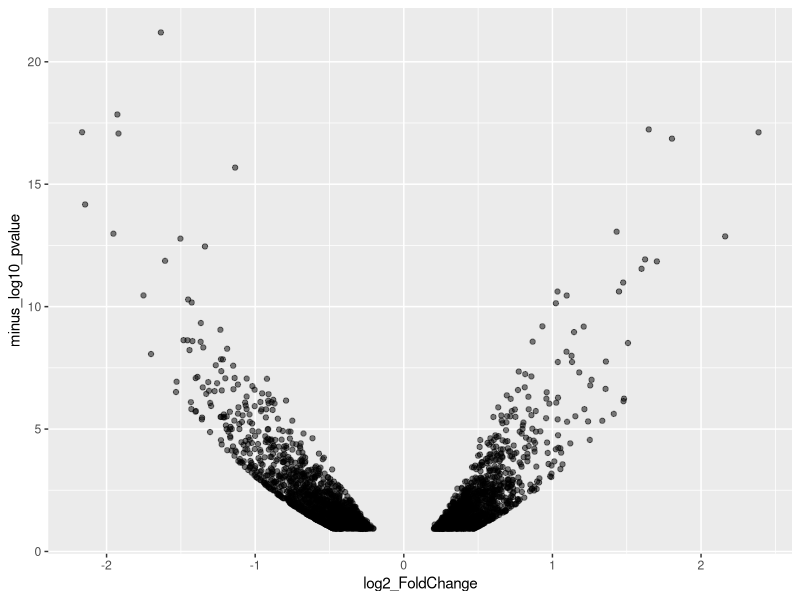
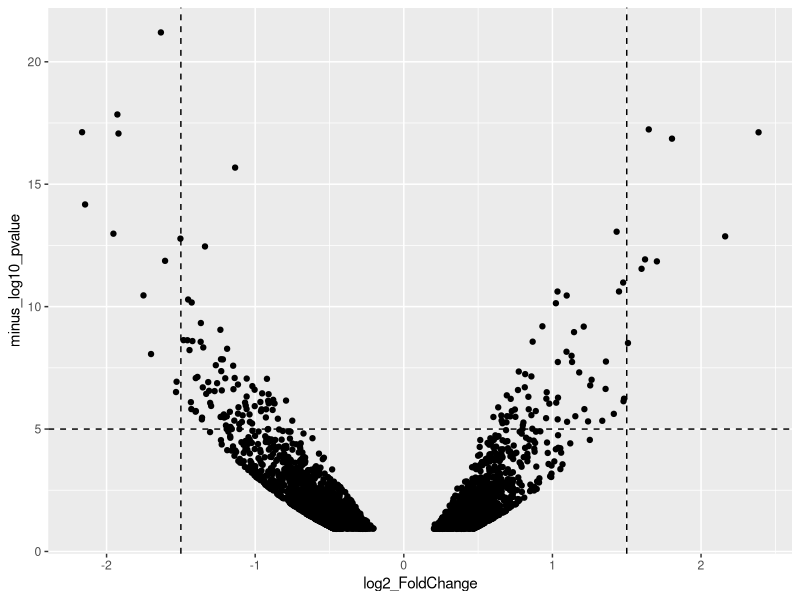
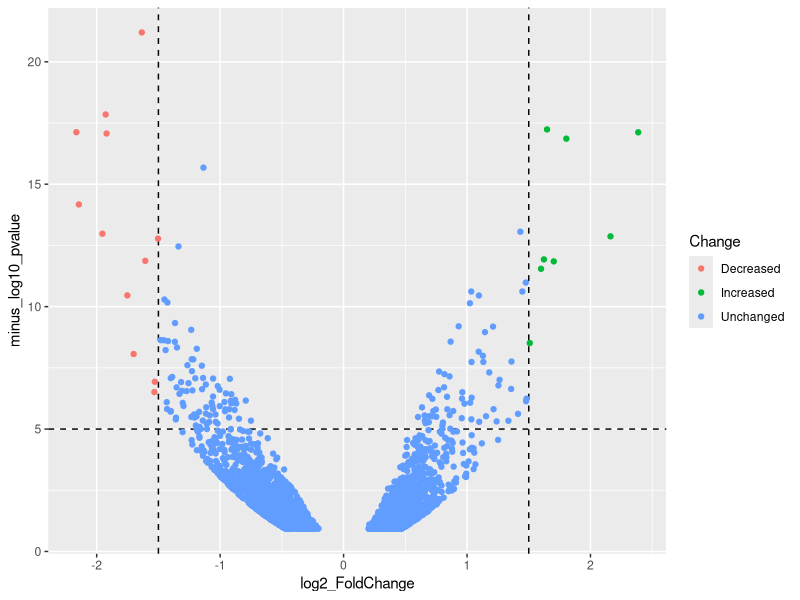
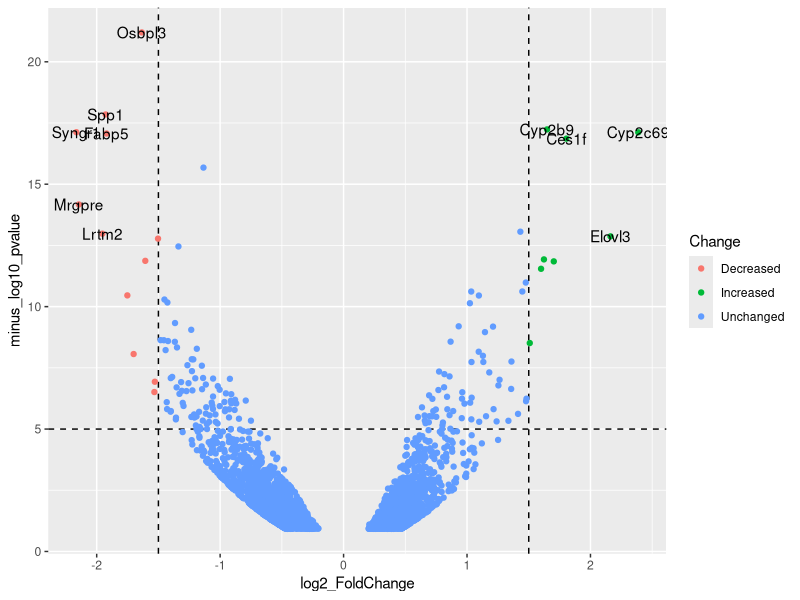
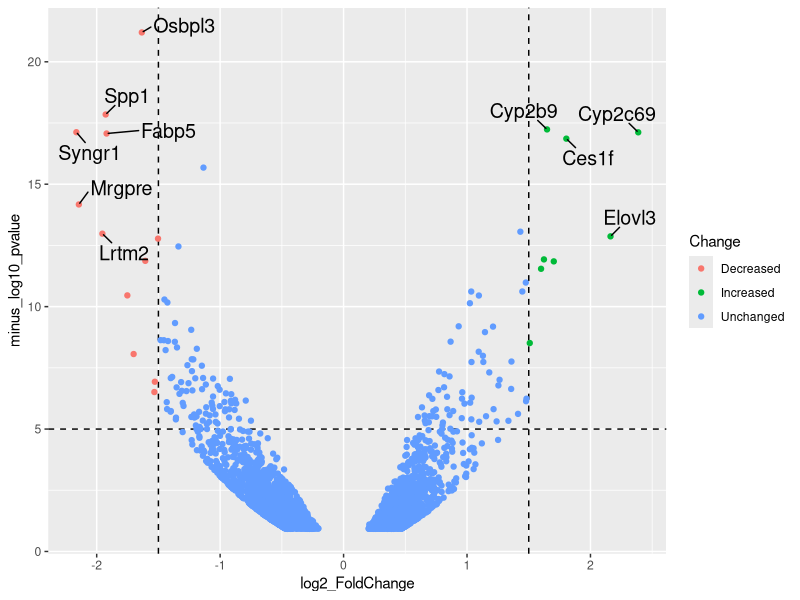
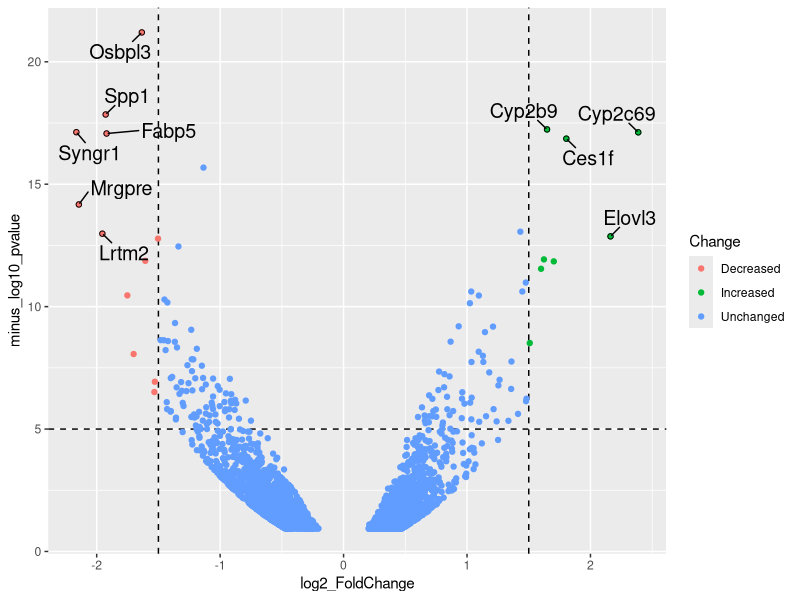
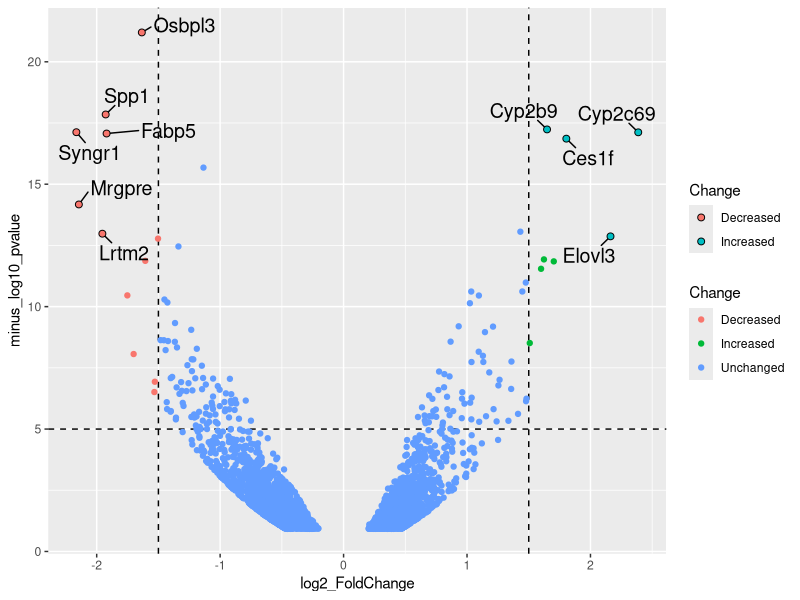
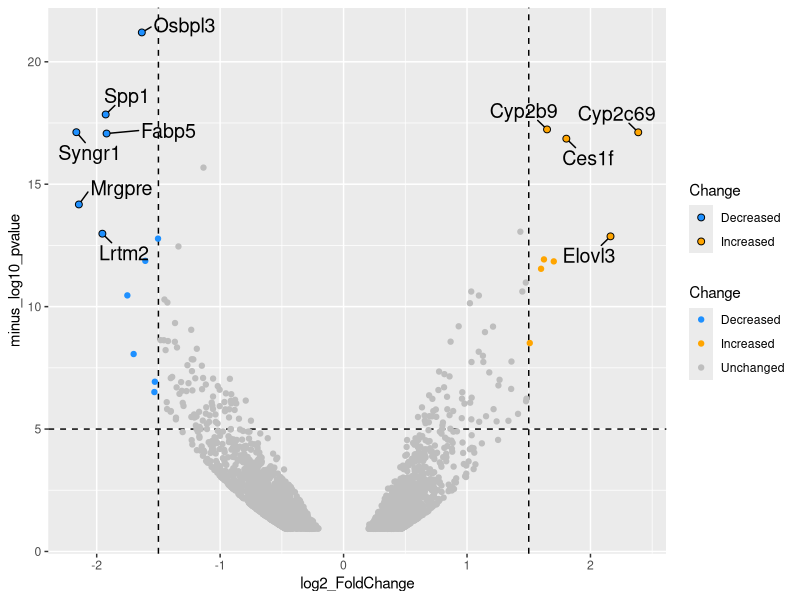

Reproduce these figures in R, in order.
## ---- chunk 1
library(tidyverse)
## ---- chunk 2
df_tidy <- read_csv("data/Becares-diffgenes_HFHC.csv")
head(df_tidy)
## ---- chunk 3
ggplot(data = df_tidy, aes(x=log2_FoldChange, y=minus_log10_pvalue)) + geom_point(alpha=0.5)
## ---- chunk 4
ggplot(data = df_tidy, aes(x=log2_FoldChange, y=minus_log10_pvalue)) + geom_point() +
  geom_vline(xintercept = c(-1.5,1.5), linetype="dashed") +
  geom_hline(yintercept = 5, linetype="dashed")
## ---- chunk 5
df_tidy <- df_tidy %>% mutate(
  Change = case_when(
    `log2_FoldChange` > 1.5 & `minus_log10_pvalue` > 5 ~ "Increased",
    `log2_FoldChange` < -1.5 & `minus_log10_pvalue` > 5 ~ "Decreased",
    TRUE ~ "Unchanged"
    )
  )

head(df_tidy)
## ---- chunk 6
p <- ggplot(data = df_tidy, aes(x=log2_FoldChange, y=minus_log10_pvalue)) + 
  geom_vline(xintercept = c(-1.5,1.5), linetype="dashed") +
  geom_hline(yintercept = 5, linetype="dashed")
p <- p + geom_point(aes(color = Change))
p
## ---- chunk 7
df_top <- df_tidy %>%
  filter(Change != 'Unchanged') %>%
  mutate(distance = minus_log10_pvalue + abs(log2_FoldChange)) %>%
  top_n(10,distance)
## ---- chunk 8
p + geom_text(
    data = df_top,
    aes(label = Gene)
    )
## ---- chunk 9
library(ggrepel)
p <- p + geom_text_repel(
    data = df_top,
    aes(label = Gene),
    size=5, # increase font size
    min.segment.length = 0, # draw all line segments
    box.padding = 0.5# give some space for drawing the lines
    
    )
p
## ---- chunk 10
p + geom_point(data = df_top, aes(x=log2_FoldChange, y=minus_log10_pvalue), shape=21, color='black')
## ---- chunk 11
p <- p + geom_point(data = df_top, aes(x=log2_FoldChange, y=minus_log10_pvalue, fill=Change), shape=21, color='black', size=2)
p
## ---- chunk 12
newColors <- c("dodgerblue", "orange", "grey")

p <- p + scale_color_manual(values = newColors) + scale_fill_manual(values = newColors)
p
## ---- chunk 13
p <-
  p + labs(
    title = "Differentially expressed genes",
    x = expression('Fold Change ('*Log[2]*')'),
    y = expression('Significance ('*-Log[10]*')'),
    caption = "@joachimgoedhart\n(based on data from Becares et al, DOI: 10.1016/j.celrep.2018.12.094)",
    tag = "Protocol 14"
  )
## ---- chunk 14
p <- p +
  theme_light(base_size = 16) +
  theme(plot.caption = element_text(color = "grey80", hjust = 1)) +
  theme(panel.grid = element_blank()) +
  theme(legend.position="none")
## ---- chunk 15
p <- p + xlim(-3,3)
p
## ---- chunk 16
png(file=paste0("Protocol_14.png"), width = 4000, height = 3000, units = "px", res = 400)
 p
dev.off()
